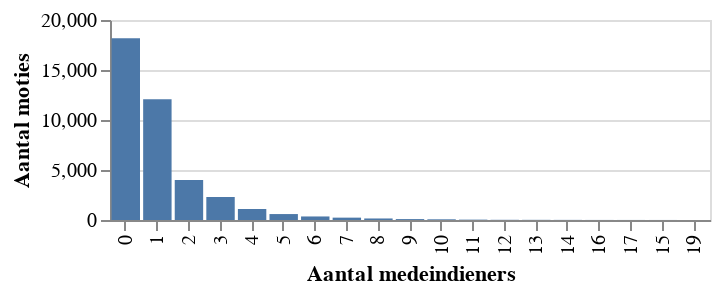

The code cell stored with this chart in its notebook:
### Markdown cell above
In de histogrammen gaat het vooral om de verdeling van de moties tijdens de kamerperiodes. De rode moties hebben het niet gehaald, de groene wel.
* Rutte I: relatief veel moties die het nipt niet haalden
* Rutte II: veel afgewezen moties
* Rutte III: hele grote piek in het aantal unaniem aangenomen moties. Dit lijken er ook steeds meer te worden (500 in 2018, 700 in 2019 en 900 in 2020)
* Rutte IV: lijken wel 4 verschillende soorten moties: oppositie vs regering, spannende moties, ruim aangenomen moties en unaniem aangenomen moties

### Code cell
#| echo: false
medeindieners = df['Medeindiener_persoon'].values
c = Counter(len(i) for i in medeindieners)
c.most_common()
source = pd.DataFrame(c.most_common()).rename(columns={0:'Aantal medeindieners',1:'Aantal moties'})
alt.Chart(source).mark_bar().encode(
    x=alt.X('Aantal medeindieners:O',sort=alt.EncodingSortField(field="x", op="count", order='ascending')),
    y='Aantal moties:Q'
).properties(width=300, height=100)

### Figure 1 — Vega-Lite specification as saved in the notebook (floating-point values rounded to 4 significant figures)
{"config": {"view": {"continuousWidth": 300, "continuousHeight": 300}}, "data": {"name": "data-7309d4f664931b7120b8fc8f09e48fef"}, "mark": {"type": "bar"}, "encoding": {"x": {"field": "Aantal medeindieners", "sort": {"field": "x", "op": "count", "order": "ascending"}, "type": "ordinal"}, "y": {"field": "Aantal moties", "type": "quantitative"}}, "height": 100, "width": 300, "$schema": "https://vega.github.io/schema/vega-lite/v5.8.0.json", "datasets": {"data-7309d4f664931b7120b8fc8f09e48fef": [{"Aantal medeindieners": 0, "Aantal moties": 18181}, {"Aantal medeindieners": 1, "Aantal moties": 12068}, {"Aantal medeindieners": 2, "Aantal moties": 4000}, {"Aantal medeindieners": 3, "Aantal moties": 2303}, {"Aantal medeindieners": 4, "Aantal moties": 1098}, {"Aantal medeindieners": 5, "Aantal moties": 594}, {"Aantal medeindieners": 6, "Aantal moties": 354}, {"Aantal medeindieners": 7, "Aantal moties": 236}, {"Aantal medeindieners": 8, "Aantal moties": 153}, {"Aantal medeindieners": 9, "Aantal moties": 91}, {"Aantal medeindieners": 10, "Aantal moties": 68}, {"Aantal medeindieners": 11, "Aantal moties": 36}, {"Aantal medeindieners": 12, "Aantal moties": 19}, {"Aantal medeindieners": 13, "Aantal moties": 16}, {"Aantal medeindieners": 14, "Aantal moties": 11}, {"Aantal medeindieners": 16, "Aantal moties": 6}, {"Aantal medeindieners": 17, "Aantal moties": 5}, {"Aantal medeindieners": 15, "Aantal moties": 4}, {"Aantal medeindieners": 19, "Aantal moties": 2}]}}
